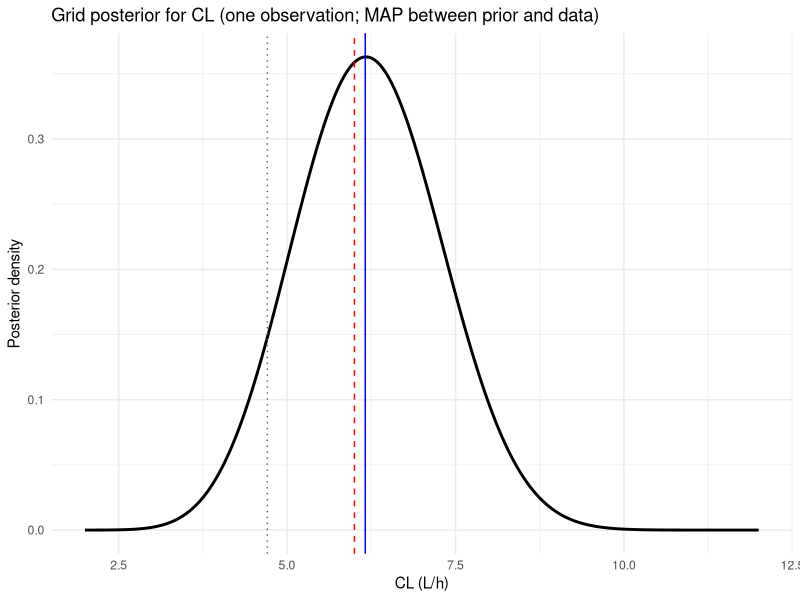

Reproduce this figure in R.
# Bayesian Pharmacokinetics
# Extracted executable R code from 36-bayesian-pharmacokinetics.qmd
# Generated by scripts/extract_code.R — do not edit by hand.
# Regenerate: Rscript scripts/extract_code.R   (book repo)
#             Rscript scripts/extract_code.R --standalone   (bundle)
# Working directory: run from the repository root (data/ paths are relative).

# ----------------------------------------------------------------------
# Section: Grid Posterior for Clearance
# ----------------------------------------------------------------------
set.seed(20260731)
library(dplyr)
library(ggplot2)

# One-compartment IV: C(t) = (D/V) exp(-CL/V * t)
D <- 500; V <- 50
t_obs <- 4  # single sample: posterior is a compromise between prior and data
CL_true <- 6

C_true <- (D / V) * exp(-CL_true / V * t_obs)
Y_obs <- C_true * exp(rnorm(1, 0, 0.08))

# Prior: lognormal-ish on CL (log scale normal)
CL_grid <- seq(2, 12, length.out = 400)
prior <- dlnorm(CL_grid, meanlog = log(5), sdlog = 0.25)

# Proportional likelihood
lik <- sapply(CL_grid, function(cl) {
  pred <- (D / V) * exp(-cl / V * t_obs)
  dnorm(Y_obs, mean = pred, sd = pred * 0.10)
})

post <- prior * lik
post <- post / sum(post * (CL_grid[2] - CL_grid[1]))  # normalize

post_mode <- CL_grid[which.max(post)]
prior_mode <- CL_grid[which.max(prior)]

post_df <- tibble(CL = CL_grid, density = post)

ggplot(post_df, aes(CL, density)) +
  geom_line(linewidth = 1) +
  geom_vline(xintercept = CL_true, linetype = 2, color = "red") +
  geom_vline(xintercept = post_mode, color = "blue") +
  geom_vline(xintercept = prior_mode, linetype = 3, color = "gray40") +
  labs(x = "CL (L/h)", y = "Posterior density",
       title = "Grid posterior for CL (one observation; MAP between prior and data)") +
  theme_minimal()
